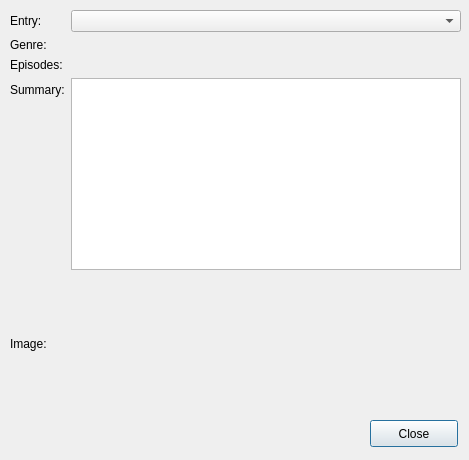
<?xml version="1.0" encoding="UTF-8"?>
<ui version="4.0">
 <class>Dialog</class>
 <widget class="QDialog" name="Dialog">
  <property name="geometry">
   <rect>
    <x>0</x>
    <y>0</y>
    <width>469</width>
    <height>460</height>
   </rect>
  </property>
  <property name="sizePolicy">
   <sizepolicy hsizetype="Expanding" vsizetype="Preferred">
    <horstretch>0</horstretch>
    <verstretch>0</verstretch>
   </sizepolicy>
  </property>
  <property name="windowTitle">
   <string>View Details</string>
  </property>
  <property name="modal">
   <bool>true</bool>
  </property>
  <widget class="QWidget" name="verticalLayoutWidget">
   <property name="geometry">
    <rect>
     <x>10</x>
     <y>10</y>
     <width>451</width>
     <height>401</height>
    </rect>
   </property>
   <layout class="QVBoxLayout" name="verticalLayout_2">
    <item>
     <layout class="QFormLayout" name="formLayout">
      <property name="fieldGrowthPolicy">
       <enum>QFormLayout::AllNonFixedFieldsGrow</enum>
      </property>
      <item row="0" column="1">
       <widget class="QComboBox" name="entrySelect"/>
      </item>
      <item row="1" column="0">
       <widget class="QLabel" name="label_6">
        <property name="text">
         <string>Genre: </string>
        </property>
       </widget>
      </item>
      <item row="1" column="1">
       <widget class="QLabel" name="genreLine">
        <property name="text">
         <string/>
        </property>
       </widget>
      </item>
      <item row="2" column="0">
       <widget class="QLabel" name="label_4">
        <property name="text">
         <string>Episodes:</string>
        </property>
       </widget>
      </item>
      <item row="2" column="1">
       <widget class="QLabel" name="episodeLine">
        <property name="text">
         <string/>
        </property>
       </widget>
      </item>
      <item row="3" column="0">
       <widget class="QLabel" name="label_2">
        <property name="text">
         <string>Summary:</string>
        </property>
       </widget>
      </item>
      <item row="3" column="1">
       <widget class="QPlainTextEdit" name="summaryText">
        <property name="readOnly">
         <bool>true</bool>
        </property>
       </widget>
      </item>
      <item row="0" column="0">
       <widget class="QLabel" name="label">
        <property name="text">
         <string>Entry: </string>
        </property>
       </widget>
      </item>
     </layout>
    </item>
    <item>
     <spacer name="verticalSpacer">
      <property name="orientation">
       <enum>Qt::Vertical</enum>
      </property>
      <property name="sizeHint" stdset="0">
       <size>
        <width>20</width>
        <height>40</height>
       </size>
      </property>
     </spacer>
    </item>
    <item>
     <layout class="QHBoxLayout" name="horizontalLayout_2">
      <item>
       <widget class="QLabel" name="label_3">
        <property name="text">
         <string>Image:</string>
        </property>
       </widget>
      </item>
      <item>
       <widget class="QLabel" name="pictureLabel">
        <property name="text">
         <string/>
        </property>
       </widget>
      </item>
     </layout>
    </item>
    <item>
     <spacer name="verticalSpacer_2">
      <property name="orientation">
       <enum>Qt::Vertical</enum>
      </property>
      <property name="sizeHint" stdset="0">
       <size>
        <width>20</width>
        <height>40</height>
       </size>
      </property>
     </spacer>
    </item>
   </layout>
  </widget>
  <widget class="QPushButton" name="closeButton">
   <property name="geometry">
    <rect>
     <x>370</x>
     <y>420</y>
     <width>88</width>
     <height>27</height>
    </rect>
   </property>
   <property name="text">
    <string>Close</string>
   </property>
  </widget>
  <zorder>closeButton</zorder>
  <zorder>closeButton</zorder>
  <zorder>verticalLayoutWidget</zorder>
 </widget>
 <resources/>
 <connections/>
</ui>
